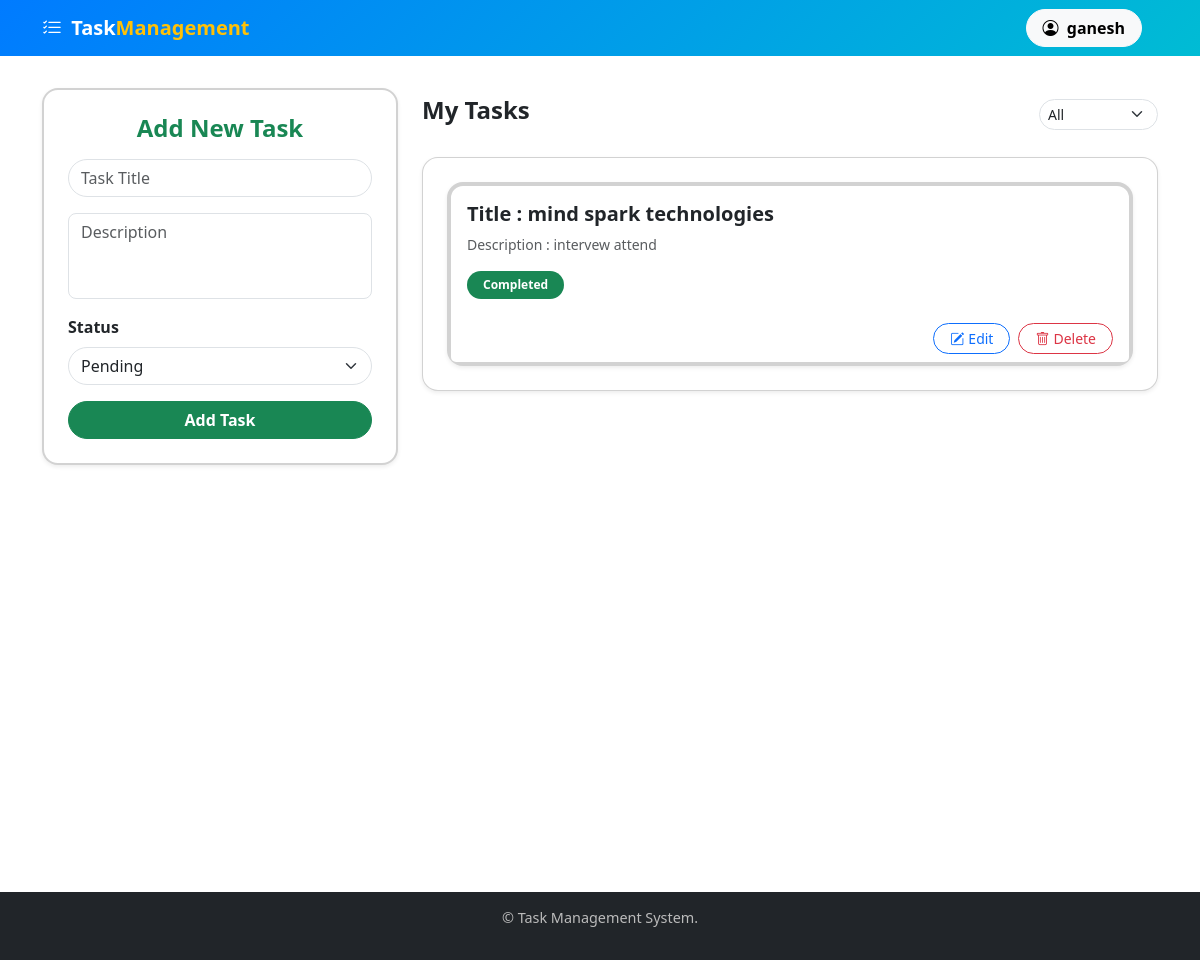
Screenshot of /tasks/ (signed in) with the database file from the repository.
### task/models.py (models this page shows)
class Task(models.Model):
    user=models.ForeignKey(User, on_delete=models.CASCADE)
    title=models.CharField(max_length=200)
    description=models.TextField(blank=True,null=True)
    status=models.BooleanField(default=False)
    created_at=models.DateTimeField(auto_now_add=True)

### task/views.py (the view)
# urls.py: path('tasks/', views.taskview, name='task_list'),
@login_required
def taskview(request):
    filter_option = request.GET.get('filter')
    tasks = Task.objects.filter(user=request.user)
    if filter_option == 'completed':
        tasks = tasks.filter(status=True)
    elif filter_option == 'pending':
        tasks = tasks.filter(status=False)
    return render(request, 'task_list.html', {'task': tasks})

### task/templates/task_list.html (shortened to what this page needs)
{% extends 'base.html' %}
{% block content %}
<div class="container mt-3">
  <div class="row gy-4">
    <div class="col-lg-4 ">
      <div class="card shadow-sm  border-2 p-4 rounded-4">
        {% if edit_task %}
          <h4 class="fw-bold text-warning mb-3 text-center">Edit Task</h4>
          <form method="POST" action="{% url 'update_task' edit_task.id %}">
        {% else %}
          <h4 class="fw-bold text-success mb-3 text-center">Add New Task</h4>
          <form method="POST" action="{% url 'task_add' %}">
        {% endif %}
          <div class="mb-3">
            <input type="text" name="title" class="form-control rounded-pill"
                   placeholder="Task Title" required
                   value="{{ edit_task.title|default:'' }}">
          </div>
          <div class="mb-3">
            <textarea name="description" rows="3" class="form-control rounded-3"
                      placeholder="Description">{{ edit_task.description|default:'' }}</textarea>
          </div>
          <div class="mb-3">
            <label class="form-label fw-semibold">Status</label>
            <select name="status" class="form-select rounded-pill">
              <option value="False" {% if edit_task and not edit_task.status %}selected{% endif %}>Pending</option>
            </select>
          </div>
          {% if edit_task %}
          <button type="submit" class="btn btn-warning w-100 rounded-pill fw-semibold">
           Update Task
          </button>
           {% else %}
           <button type="submit" class="btn btn-success w-100 rounded-pill fw-semibold">
            Add Task
          </button>
          {% endif %}
        </form>
      </div>
    </div>
<div class="col-lg-8">
     <div class="d-flex justify-content-between align-items-center flex-wrap mb-3 sticky-top bg-white py-2" style="top: 0; z-index: 10;">
      <h4 class="fw-bold text-dark mb-2">My Tasks</h4>
      <form method="GET" class="d-flex">
        <select name="filter" class="form-select form-select-sm rounded-pill" onchange="this.form.submit()">
          <option value="">All</option>
        </select>
      </form>
    </div>
  <div class="card border-1 shadow-sm p-4 rounded-4" style="max-height: 430px; overflow-y: auto;">
    {% if task %}
      <div class="row g-3">
        {% for t in task %}
          <div class="col-md-12">
            <div class="card border-4 shadow-sm  rounded-4 ">
              <div class="card-body">
                <h5 class="fw-bold text-dark mb-2">Title : {{ t.title }}</h5>
                <p class="text-muted small mb-3">Description : {{ t.description|default:"No description" }}</p>
                {% if t.status %}
                  <span class="badge bg-success rounded-pill px-3 py-2">Completed</span>
                {% else %}
                  <span class="badge bg-warning text-dark rounded-pill px-3 py-2">Pending</span>
                {% endif %}
              </div>
              <div class="card-footer bg-white border-0 d-flex justify-content-end">
                <a href="{% url 'update_task' t.id %}" class="btn btn-sm btn-outline-primary rounded-pill px-3">
                  <i class="bi bi-pencil-square me-1"></i>Edit
                </a>
                <a href="{% url 'delete_task' t.id %}"
                   onclick="return confirm('Are you sure you want to delete this task?');"
                   class="btn btn-sm btn-outline-danger rounded-pill px-3 ms-2">
                  <i class="bi bi-trash me-1"></i>Delete
                </a>
              </div>
            </div>
          </div>
        {% endfor %}
      </div>
    {% else %}
      <div class="text-center py-5 text-muted">
        <i class="bi bi-clipboard-x" style="font-size:3rem;"></i>
        <p class="mt-3 fs-5 fw-semibold">No tasks found!</p>
        <p class="text-secondary">Add a new task to get started</p>
      </div>
    {% endif %}
  </div>
</div>
  </div>
</div>
{% endblock %}

### task/templates/base.html (shortened to what this page needs)
<!DOCTYPE html>
<html lang="en">
<head>
  <link href="https://cdn.jsdelivr.net/npm/bootstrap@5.3.2/dist/css/bootstrap.min.css" rel="stylesheet">
  <link href="https://cdn.jsdelivr.net/npm/bootstrap-icons@1.10.5/font/bootstrap-icons.css" rel="stylesheet">
</head>
<body>
  <nav class="navbar navbar-expand-lg navbar-dark">
    <div class="container">
      <a class="navbar-brand fw-bold" href="{% url 'task_list' %}">
        <i class="bi bi-list-check me-1"></i> Task<span class="text-warning">Management</span>
      </a>
      <div class="collapse navbar-collapse justify-content-end" id="navbarNav">
        <ul class="navbar-nav">
          {% if user.is_authenticated %}
            <li class="nav-item me-3">
              <button class="btn btn-light fw-semibold rounded-pill px-3"
                      data-bs-toggle="offcanvas" data-bs-target="#userMenu">
                <i class="bi bi-person-circle me-1"></i> {{ user.username }}
              </button>
            </li>
          {% endif %}
        </ul>
      </div>
    </div>
  </nav>
  {% block content %}
  {% endblock %}
  <footer>
    <p>&copy; {{ now|date:"Y" }} Task Management System.</p>
  </footer>
</body>
</html>

### task/templates/base.html (style rules this page uses)
.navbar { background: linear-gradient(135deg, #007bff, #00bcd4); transition: all 0.3s ease; }
body { background-color: white; min-height: 120vh; display: flex; flex-direction: column; }
footer { margin-top: auto; background: #212529; color: #bbb; text-align: center; padding: 15px 0; font-size: 0.9rem; }

### task/templates/task_list.html (style rules this page uses)
textarea { resize: none; }

### rows the page displays
Task: title "mind spark technologies", description "intervew attend", status "Completed"

### other values shown
{{ user.username }} "ganesh"
